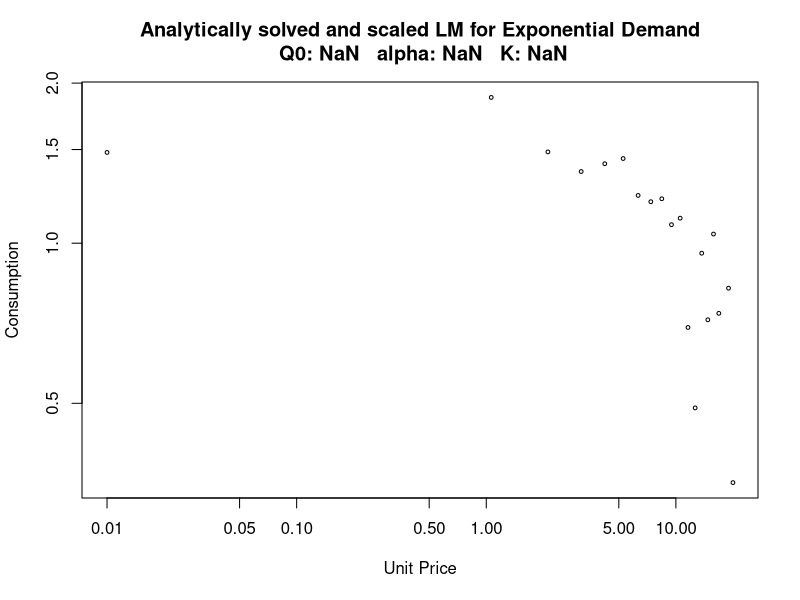

This chart was generated by the following R code:
###
#
#   Shawn Gilroy
#   06/04/2017
#
#   GPLv2+
#
#   Proofs for solving exponential demand model via analytic gradient
#   
#   Requires: minpack.lm
#
#   Purposes:
#   1) Simulates demand model, with noise for testing with various conditions (enable seed to disable)
#   2) Manually specify out analytic derivatives and hand build jacobian matrix
#   3) Scale individual, low-level errors for e-3,4 parameters
#
###

#set.seed(65536)      #  <---- Seed here

require(minpack.lm)

###
#  
#   Demand Function (Exponential form)
#
###
exponentialDemandFunc <- function(x, q0, alpha, k) 
{
  func <- (log(q0)/log(10)) + k * (exp(-alpha * q0 * x) - 1)
  eval(func)
}

###
#  
#   Jacobian of the demand function (Exponential form)
#
###
exponentialGradient <- function(x, q0, alpha, k) 
{
  func <- expression((log(q0)/log(10)) + k * (exp(-alpha * q0 * x) - 1))
  c(eval(D(func, "q0")), 
    eval(D(func, "alpha" )),
    eval(D(func, "k"  )))
}

###
#  
#   Residual helper function
#
###
exponentialResidualFunc <- function(params, x, consumption, demandFunction, jacobianFunction)
{
  consumption - do.call("demandFunction", c(list(x = x), as.list(params)))
}

###
#  
#   Jacobian helper function
#
###
exponentialJacobianMatrix <- function(params, x, consumption, demandFunction, jacobianFunction) 
{
  -do.call("jacobianFunction", c(list(x = x), as.list(params)))
}  

# Simulated price points
pricePoints <- seq(0.01, 
                   20, 
                   length=20)

# Simulated base parameters
seedParams <- c(q0 = 8, 
                alpha = 0.006, 
                k = 1)

# Fitted base model
demandWithNoise <- do.call("exponentialDemandFunc", 
                           c(list(x = pricePoints), 
                           as.list(seedParams)))

# Fitted base model, with noise for simulation
simulatedConsumption <- demandWithNoise + rnorm(length(demandWithNoise), mean = demandWithNoise, sd = 0.2 * max(demandWithNoise))

# nls starting parameters (vague)
startingParameters <- c(q0 = 10, alpha = 0.001, k = 1)

# non-linear LM fitting
#
#   Comments: refer to diag = c(...)
#   This vector applies a scaling constant to the residual function
#   This should even the load for parameters 2-3+ orders away from the others
#   Example: alpha parameter generally 3-4 orders away from highest other parameter
#   
#   Note: diag is not a permanent fix, this is an oddly behaving function and may need tweaking 
#   in certain, more extreme cases
#
fit <- nls.lm(par = startingParameters, 
              fn = exponentialResidualFunc, 
              jac = exponentialJacobianMatrix,
              demandFunction = exponentialDemandFunc, 
              jacobianFunction = exponentialGradient,
              x = pricePoints, 
              consumption = log(simulatedConsumption), 
              control = nls.lm.control(maxiter = 1000,
                                       diag = c(q0 = 1, alpha = 1000, k = 1)))

# Map fitted params to base model
fittedDemand <- do.call("exponentialDemandFunc", 
                        c(list(x = pricePoints), 
                        fit$par))  

# Plot out simulated data with fit
plot(pricePoints, 
     simulatedConsumption, 
     cex = 0.5,
     log = "xy",
     xlab = "Unit Price",
     ylab = "Consumption",
     main = paste("Analytically solved and scaled LM for Exponential Demand\n", 
                  "Q0:", round(fit$par[1], 5),
                  "  alpha:", round(fit$par[2], 8),
                  "  K:", round(fit$par[3], 5),
                  sep = " "))

# draw out fitted solution
lines(pricePoints, exp(fittedDemand), col="red", lwd=1)   
